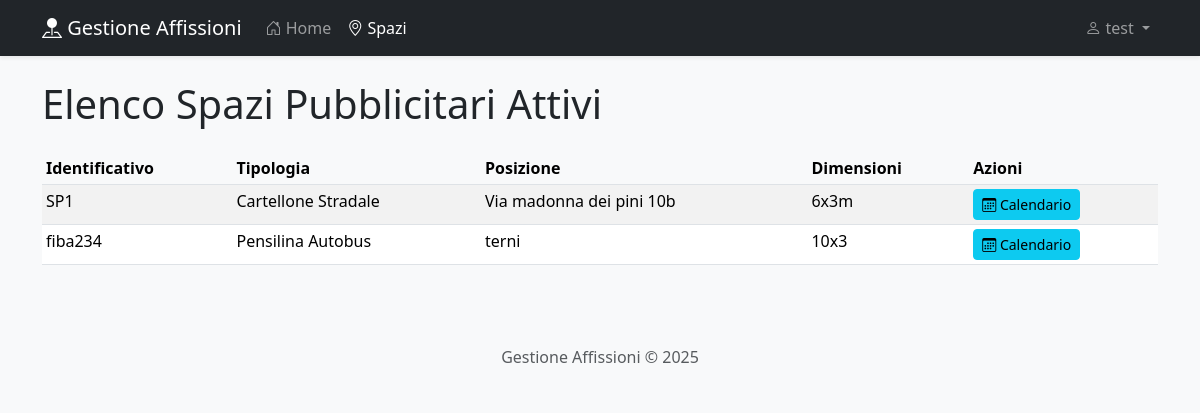
The page /spazi/ (signed in) on the database as committed earlier.
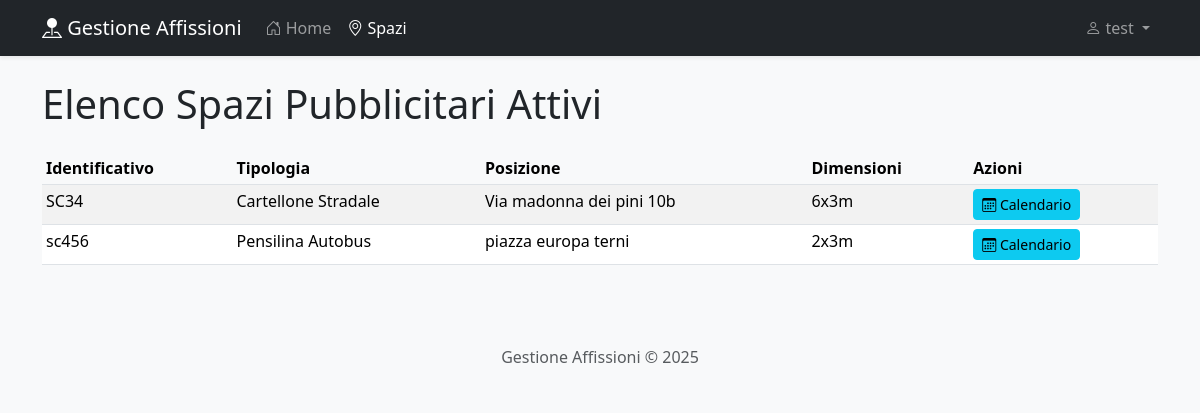
The same page on the database as committed later.
### gestione/models.py (models this page shows, shortened)
class SpazioPubblicitario(models.Model):
    TIPOLOGIA_CHOICES = [
        ('cartellone', _('Cartellone Stradale')),
        ('pensilina', _('Pensilina Autobus')),
        ('transenna', _('Transenna Parapedonale')),
        ('altro', _('Altro')),
    ]
    identificativo = models.CharField(_("Identificativo Univoco"), max_length=50, unique=True, help_text=_("Es. BS-001, MI-P05"))
    descrizione = models.CharField(_("Descrizione Breve"), max_length=200, blank=True, null=True)
    posizione_indirizzo = models.TextField(_("Posizione (Indirizzo)"), help_text=_("Indirizzo completo dello spazio"))
    posizione_lat = models.DecimalField(_("Latitudine"), max_digits=9, decimal_places=6, blank=True, null=True, help_text=_("Coordinate geografiche (opzionale)"))
    posizione_lon = models.DecimalField(_("Longitudine"), max_digits=9, decimal_places=6, blank=True, null=True, help_text=_("Coordinate geografiche (opzionale)"))
    dimensioni = models.CharField(_("Dimensioni"), max_length=50, blank=True, null=True, help_text=_("Es. 6x3m, 100x140cm"))
    tipologia = models.CharField(_("Tipologia"), max_length=50, choices=TIPOLOGIA_CHOICES, default='cartellone')
    note = models.TextField(_("Altre Caratteristiche Rilevanti"), blank=True, null=True)
    attivo = models.BooleanField(_("Attivo"), default=True, help_text=_("Indica se lo spazio è attualmente utilizzabile"))
    data_creazione = models.DateTimeField(auto_now_add=True)
    data_modifica = models.DateTimeField(auto_now=True)
    class Meta:
        verbose_name = _("Spazio Pubblicitario")
        verbose_name_plural = _("Spazi Pubblicitari")
        ordering = ['identificativo']

### gestione/views.py (the view)
# urls.py: path('spazi/', views.SpazioListView.as_view(), name='spazio_list'),
class SpazioListView(LoginRequiredMixin, ListView):
    model = SpazioPubblicitario
    template_name = 'gestione/spazio_list.html'
    context_object_name = 'spazi'
    paginate_by = 15
    def get_queryset(self):
        return SpazioPubblicitario.objects.filter(attivo=True).order_by('identificativo')

### gestione/templatetags/auth_extras.py (called while the page is built)
@register.filter(name='has_group')
def has_group(user, group_name):
    if not user.is_authenticated:
        return False
    try:
        group = Group.objects.get(name=group_name)
    except Group.DoesNotExist:
        return False
    return group in user.groups.all()

### gestione/templates/gestione/spazio_list.html (shortened to what this page needs)
{% extends "base.html" %}
{% load static %}
{% load auth_extras %}
{% block content %}
<div class="d-flex justify-content-between align-items-center mb-3">
    <h1>Elenco Spazi Pubblicitari Attivi</h1>
</div>
<div class="table-responsive">
    <table class="table table-striped table-hover table-sm">
        <thead>
            <tr>
                <th>Identificativo</th>
                <th>Tipologia</th>
                <th>Posizione</th>
                <th>Dimensioni</th>
                <th>Azioni</th>
            </tr>
        </thead>
        <tbody>
            {% for spazio in spazi %}
            <tr>
                <td>{{ spazio.identificativo }}</td>
                <td>{{ spazio.get_tipologia_display }}</td>
                <td>{{ spazio.posizione_indirizzo|truncatewords:10 }}</td>
                <td>{{ spazio.dimensioni|default:"N/D" }}</td>
                <td>
                    <a href="{% url 'gestione:spazio_calendario' pk=spazio.pk %}" class="btn btn-sm btn-info" title="Vedi Calendario">
                         <i class="bi bi-calendar3"></i> Calendario
                    </a>
                </td>
            </tr>
            {% empty %}
            <tr>
                <td colspan="5" class="text-center text-muted">Nessuno spazio pubblicitario trovato.</td>
            </tr>
            {% endfor %}
        </tbody>
    </table>
</div>
{% endblock %}

Rows that differ between the two databases and show on the page:
changed SpazioPubblicitario "Cartellone Stradale": identificativo "SP1" → "SC34"
changed SpazioPubblicitario "Pensilina Autobus": identificativo "fiba234" → "sc456"; posizione_indirizzo "terni" → "piazza europa terni"; dimensioni "10x3" → "2x3m"
